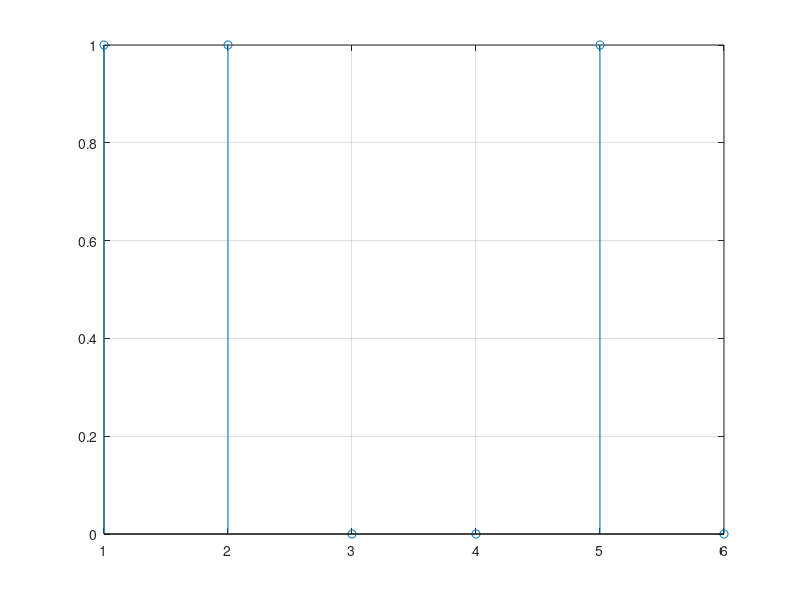

MATLAB code for this plot:
function t1_ex6_Tudor_Sorina()
   
    Fs = 12000;
    N = 0.5*12; %numar esantioane 0.5 ms * 12kHz
    n = 1:N;
    for i = 1:1:N
        v(i) = round(rand);
    end
    ts = 1/Fs;
    timp = ts:ts:N*ts;
   % plot(t,v);
  
    stem(n,v),grid %semnalul discret in functie de n

end